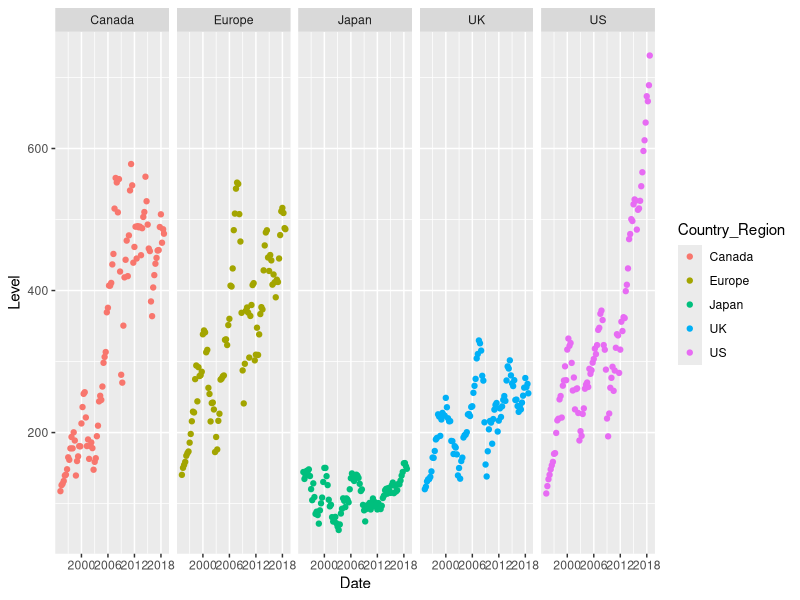
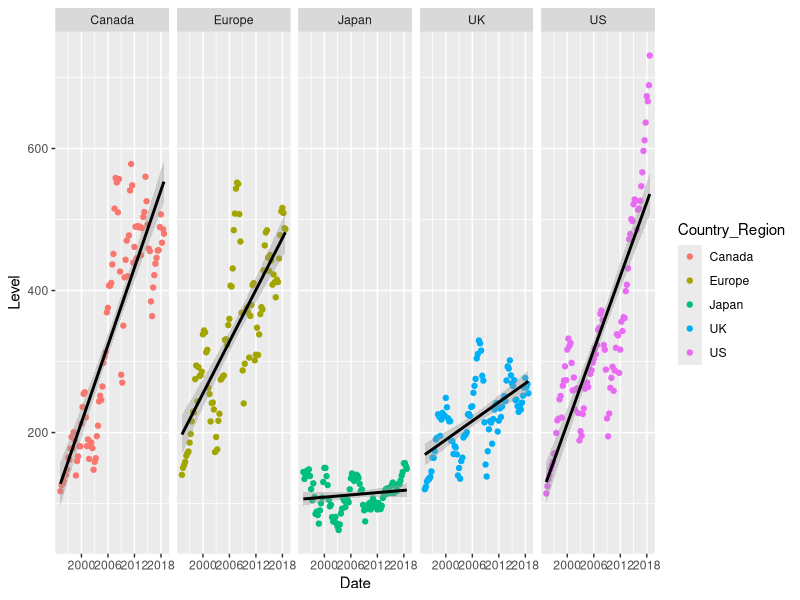
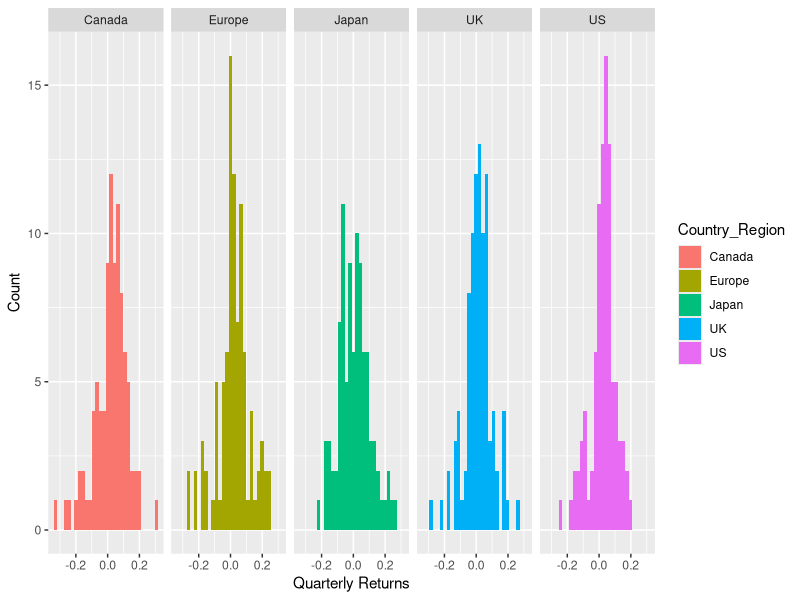

Source code (R) for these figures, in order:
## ---- chunk 1
library(xts)
data <- read.csv("levels2.csv", header = TRUE)
data$dd.mmm.yy <- as.Date(data$dd.mmm.yy, "%d-%b-%y")
ts_df <- xts(data[, 3:7], order.by = data[, 2])
ts_df_diff <- ts_df / lag(ts_df, 1) - 1
ts_df_diff <- ts_df_diff[2:nrow(ts_df_diff), ]
## ---- chunk 2
range_matrix <- as.matrix(apply(ts_df, 2, range))
rownames(range_matrix) <- c("Low", "High")
range_matrix
## ---- chunk 3
apply(ts_df, 2, quantile)
## ---- chunk 4
range_matrix_diff <- as.matrix(apply(ts_df_diff, 2, range))
rownames(range_matrix_diff) <- c("Low", "High")
range_matrix_diff
apply(ts_df_diff, 2, quantile)
## ---- chunk 5
library(tidyr)
library(ggplot2)
df <- as.data.frame(ts_df)
df$Date <- rownames(df)
df$Date <- as.Date(df$Date, foramt = "%Y-%m-%d")
df_tall <- df %>% gather(key = "Country_Region", value = "Level", -Date)
ggplot(df_tall, aes(x = Date, y = Level, col = Country_Region)) + 
  geom_point() + 
  facet_wrap(. ~ Country_Region, ncol = 5) + 
  scale_x_date(date_labels = "%Y", date_breaks = "6 years")
## ---- chunk 6
ggplot(df_tall, aes(x = Date, y = Level, col = Country_Region)) +
  geom_point() +
  geom_smooth(method = "lm", se = TRUE, col = "black") +
  facet_wrap(. ~ Country_Region, ncol = 5) +
  scale_x_date(date_labels = "%Y", date_breaks = "6 years")
## ---- chunk 7
df_diff <- as.data.frame(ts_df_diff)
df_diff$Date <- rownames(df_diff)
df_diff$Date <- as.Date(df_diff$Date, foramt = "%Y-%m-%d")
df_diff_tall <- df_diff %>% gather(key = "Country_Region", value = "Level", -Date)
ggplot(df_diff_tall, aes(x = Level, fill = Country_Region)) + 
  geom_histogram() + 
  facet_wrap(. ~ Country_Region, ncol = 5) + 
  xlab("Quarterly Returns") +
  ylab("Count")
## ---- chunk 8
SW <- apply(ts_df_diff, 2, shapiro.test)
SW_pvalues <- unlist(lapply(SW, '[[', 2))
SW_pvalues <- as.matrix(t(SW_pvalues))
rownames(SW_pvalues) <- "P value"
SW_pvalues
